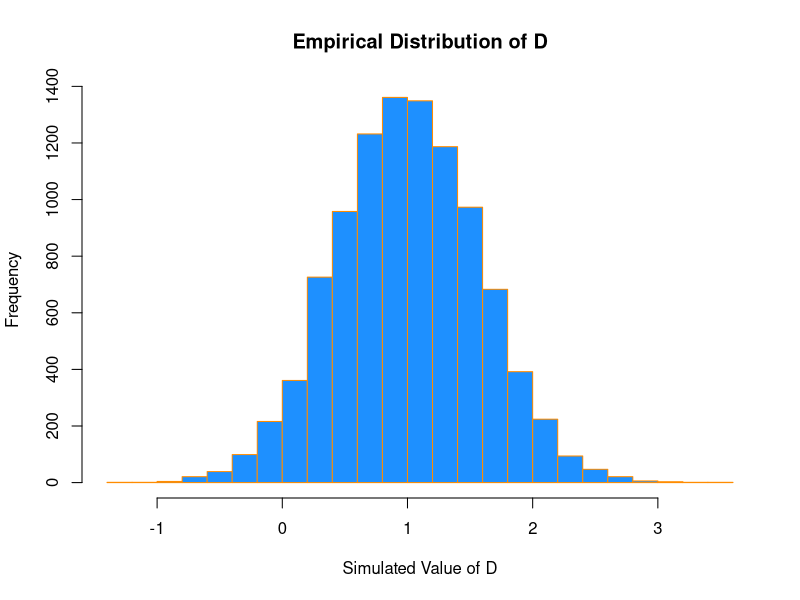

The R source for this figure:
set.seed(42)
num_samples = 10000
differences=rep(0,num_samples)
for(s in 1:num_samples){
	x1=rnorm(n=25, mean=6,sd=2)
	x2=rnorm(n=25, mean=5,sd=2)
	differences[s]= mean(x1)-mean(x2)
}
mean(0<differences & differences<2)
hist(differences,breaks=20,
	main="Empirical Distribution of D",
	xlab="Simulated Value of D",
	col = "dodgerblue",
	border="darkorange"
)
mean(differences)
var(differences)

set.seed(42)
diffs=replicate(10000,mean(rnorm(25,6,2))-mean(rnorm(25,5,2)))
mean(differences==diffs)